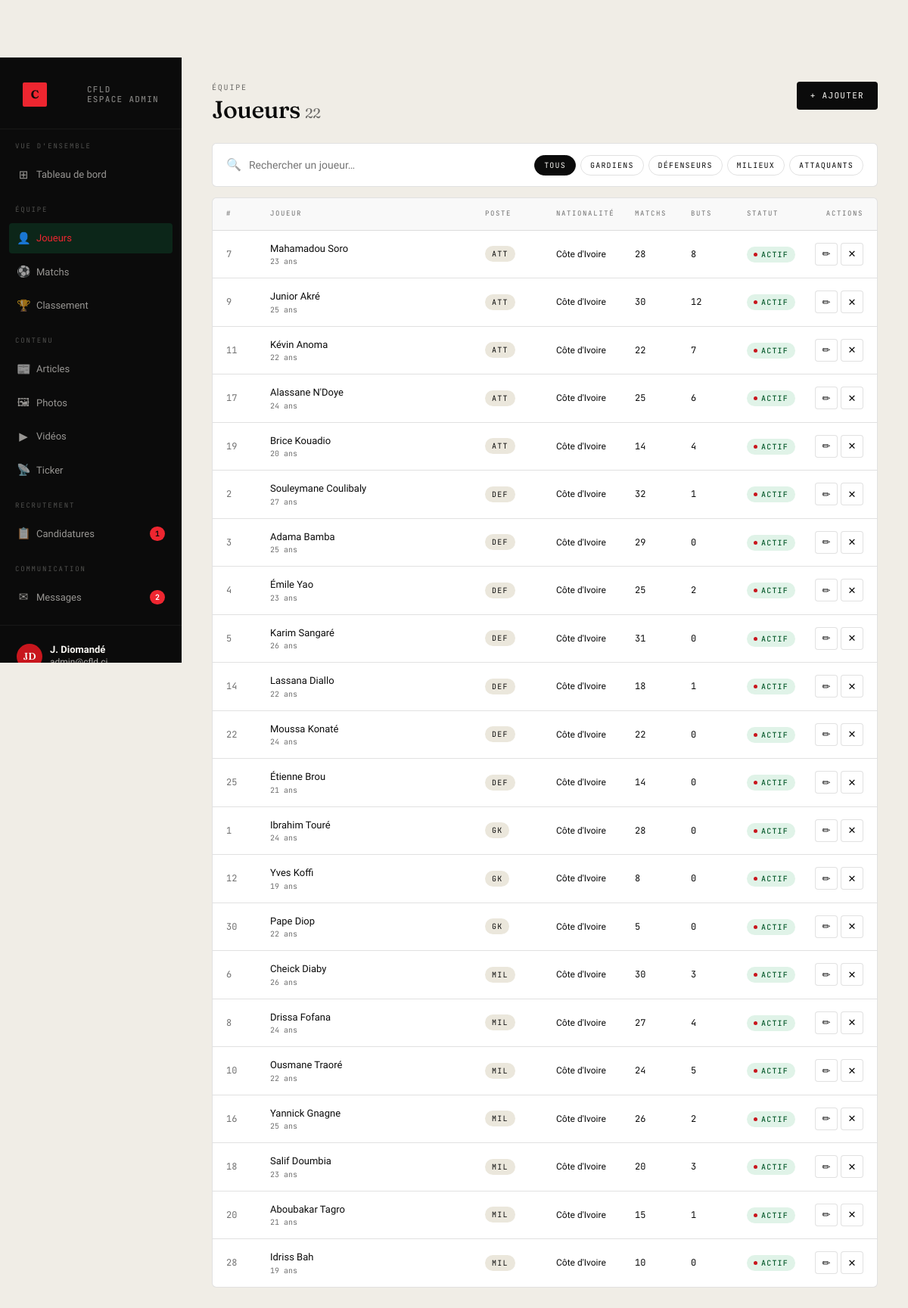
Before: /admin-cfld/joueurs/ (signed in) with the older database file.
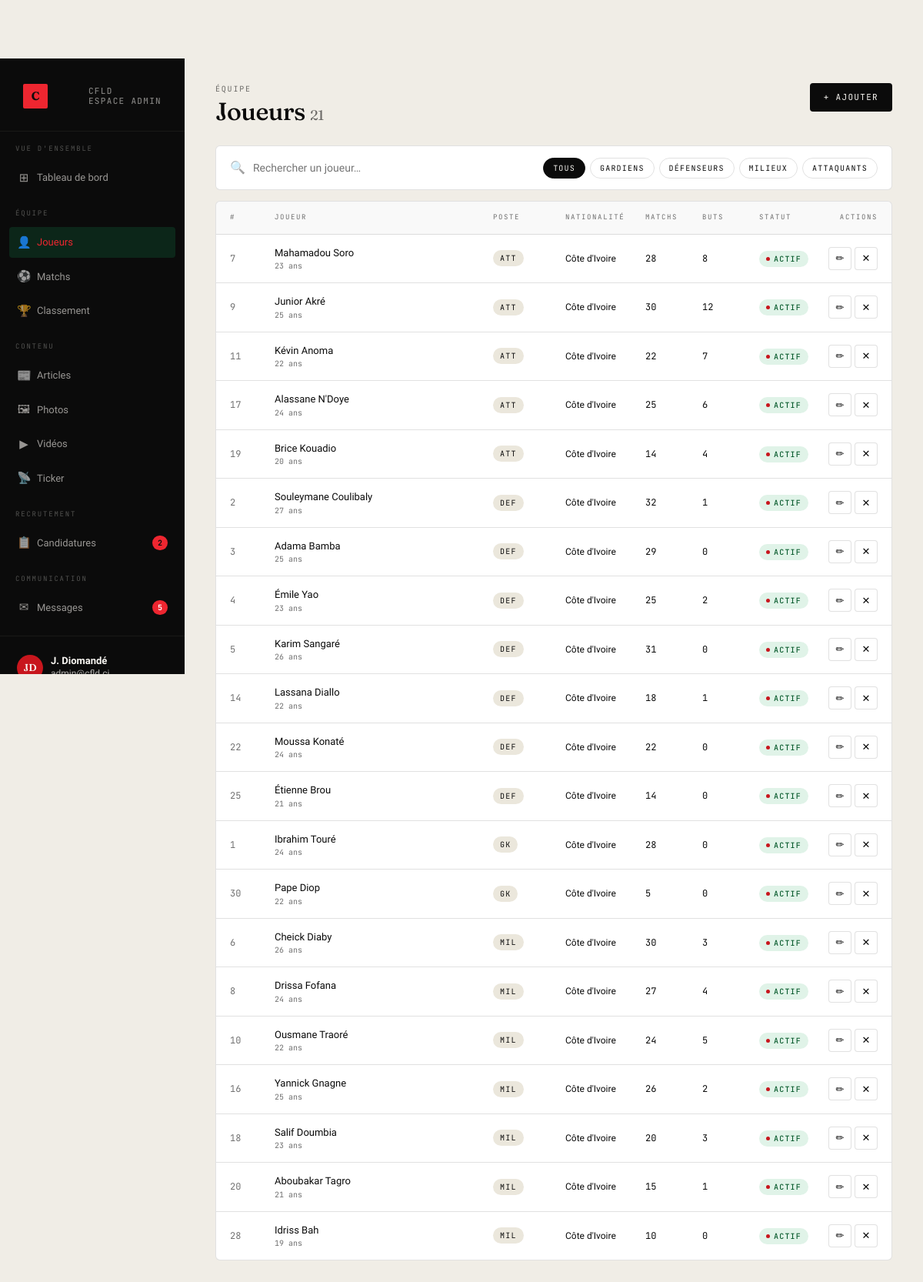
After: the same page with the newer database file.
### effectif/models.py (models this page shows, shortened)
class Joueur(models.Model):
    POSTE_CHOICES = [
        ('GK', 'Gardien'),
        ('DEF', 'Défenseur'),
        ('MIL', 'Milieu'),
        ('ATT', 'Attaquant'),
    ]
    nom = models.CharField(max_length=100)
    prenom = models.CharField(max_length=100)
    numero = models.PositiveSmallIntegerField()
    poste = models.CharField(max_length=3, choices=POSTE_CHOICES)
    age = models.PositiveSmallIntegerField()
    matchs_joues = models.PositiveSmallIntegerField(default=0)
    buts = models.PositiveSmallIntegerField(default=0)
    nationalite = models.CharField(max_length=60, default="Côte d'Ivoire")
    photo = models.ImageField(upload_to='effectif/', blank=True, null=True)
    actif = models.BooleanField(default=True)
    class Meta:
        ordering = ['poste', 'numero']
        verbose_name = 'Joueur'
        verbose_name_plural = 'Joueurs'

### recrutement/admin_views.py (the view)
# urls.py: path('joueurs/',                  v.admin_joueurs,       name='admin_joueurs'),
@staff_required
def admin_joueurs(request):
    q     = request.GET.get('q', '')
    poste = request.GET.get('poste', 'all')
    qs    = Joueur.objects.all()
    if q:
        qs = qs.filter(nom__icontains=q) | qs.filter(prenom__icontains=q)
    if poste != 'all':
        qs = qs.filter(poste=poste)
    ctx = _base_ctx(request, 'joueurs')
    ctx.update({'joueurs': qs, 'q': q, 'poste_actif': poste,
                'total': Joueur.objects.count()})
    return render(request, 'admin_cfld/joueurs.html', ctx)

### recrutement/admin_views.py (called while the page is built)
def staff_required(view_func):
    @wraps(view_func)
    def wrapper(request, *args, **kwargs):
        if not request.user.is_authenticated or not request.user.is_staff:
            return redirect('login')
        return view_func(request, *args, **kwargs)
    return wrapper

def _base_ctx(request, section=''):
    return {
        'pending_count': Candidature.objects.filter(statut='pending').count(),
        'unread_count':  Message.objects.filter(lu=False).count(),
        'section':       section,
    }

### templates/admin_cfld/joueurs.html (shortened to what this page needs)
{% extends "admin_cfld/base.html" %}
{% block content %}
<div class="page-header">
  <div>
    <span class="eyebrow">Équipe</span>
    <h1>Joueurs <span style="font-size:18px;color:var(--muted);font-weight:400;">{{ total }}</span></h1>
  </div>
  <div class="hd-actions">
    <a href="{% url 'admin_joueur_add' %}" style="display:inline-flex;align-items:center;gap:8px;background:var(--ink);color:var(--paper);padding:10px 18px;border-radius:4px;font-family:var(--font-mono);font-size:11px;letter-spacing:.12em;text-transform:uppercase;text-decoration:none;">
      + Ajouter
    </a>
  </div>
</div>
<form method="get">
  <div class="filter-bar">
    <div class="search-wrap">
      <span class="ico">🔍</span>
      <input type="text" name="q" value="{{ q }}" placeholder="Rechercher un joueur…" autofocus>
    </div>
    <div class="f-pills">
      <a href="?" class="f-pill {% if poste_actif == 'all' %}active{% endif %}">Tous</a>
      <a href="?poste=GK{% if q %}&q={{ q }}{% endif %}" class="f-pill {% if poste_actif == 'GK' %}active{% endif %}">Gardiens</a>
      <a href="?poste=DEF{% if q %}&q={{ q }}{% endif %}" class="f-pill {% if poste_actif == 'DEF' %}active{% endif %}">Défenseurs</a>
      <a href="?poste=MIL{% if q %}&q={{ q }}{% endif %}" class="f-pill {% if poste_actif == 'MIL' %}active{% endif %}">Milieux</a>
      <a href="?poste=ATT{% if q %}&q={{ q }}{% endif %}" class="f-pill {% if poste_actif == 'ATT' %}active{% endif %}">Attaquants</a>
    </div>
  </div>
</form>
<div class="t-wrap">
  <div class="t-row t-head" style="grid-template-columns:44px 1fr 80px 90px 60px 60px 60px 80px;">
    <div>#</div>
    <div>Joueur</div>
    <div>Poste</div>
    <div>Nationalité</div>
    <div>Matchs</div>
    <div>Buts</div>
    <div>Statut</div>
    <div style="text-align:right;">Actions</div>
  </div>
  {% for j in joueurs %}
  <div class="t-row" id="row-j{{ j.pk }}" style="grid-template-columns:44px 1fr 80px 90px 60px 60px 60px 80px;">
    <div style="font-family:var(--font-mono);font-size:12px;color:var(--muted);">{{ j.numero }}</div>
    <div>
      <div style="font-weight:500;">{{ j.prenom }} {{ j.nom }}</div>
      <div style="font-family:var(--font-mono);font-size:10px;color:var(--muted);">{{ j.age }} ans</div>
    </div>
    <div><span class="pill">{{ j.poste }}</span></div>
    <div style="font-size:12px;">{{ j.nationalite }}</div>
    <div style="font-family:var(--font-mono);font-size:12px;">{{ j.matchs_joues }}</div>
    <div style="font-family:var(--font-mono);font-size:12px;">{{ j.buts }}</div>
    <div>
      {% if j.actif %}
        <span class="badge-status bs-accepted">Actif</span>
      {% else %}
        <span class="badge-status bs-refused">Inactif</span>
      {% endif %}
    </div>
    <div class="actions">
      <a href="{% url 'admin_joueur_edit' j.pk %}" class="t-btn" title="Modifier">✏</a>
      <button class="t-btn del" title="Supprimer" onclick="confirmDelete('{% url 'admin_joueur_delete' j.pk %}', document.getElementById('row-j{{ j.pk }}'))">✕</button>
    </div>
  </div>
  {% empty %}
  <div class="empty-state">Aucun joueur trouvé</div>
  {% endfor %}
</div>
{% endblock %}

### templates/admin_cfld/base.html (shortened to what this page needs)
{% load static %}
<!doctype html>
<html lang="fr">
<head>
<link rel="stylesheet" href="{% static 'style.css' %}">
</head>
<body>
<div class="admin-shell">
  <aside class="sidebar">
    <div class="sidebar-top">
      <a href="{% url 'admin_dashboard' %}" class="sidebar-brand">
        <span class="bm">C</span>
        <span class="bt">CFLD<br>Espace admin</span>
      </a>
    </div>
    <nav class="sidebar-nav">
      <div class="nav-section">Vue d'ensemble</div>
      <a href="{% url 'admin_dashboard' %}" {% if section == 'dashboard' %}class="active"{% endif %}>
        <span class="icon">⊞</span><span class="lbl">Tableau de bord</span>
      </a>
      <div class="nav-section">Équipe</div>
      <a href="{% url 'admin_joueurs' %}" {% if section == 'joueurs' %}class="active"{% endif %}>
        <span class="icon">👤</span><span class="lbl">Joueurs</span>
      </a>
      <a href="{% url 'admin_matchs' %}" {% if section == 'matchs' %}class="active"{% endif %}>
        <span class="icon">⚽</span><span class="lbl">Matchs</span>
      </a>
      <a href="{% url 'admin_classement' %}" {% if section == 'classement' %}class="active"{% endif %}>
        <span class="icon">🏆</span><span class="lbl">Classement</span>
      </a>
      <div class="nav-section">Contenu</div>
      <a href="{% url 'admin_articles' %}" {% if section == 'articles' %}class="active"{% endif %}>
        <span class="icon">📰</span><span class="lbl">Articles</span>
      </a>
      <a href="{% url 'admin_photos' %}" {% if section == 'photos' %}class="active"{% endif %}>
        <span class="icon">🖼</span><span class="lbl">Photos</span>
      </a>
      <a href="{% url 'admin_videos' %}" {% if section == 'videos' %}class="active"{% endif %}>
        <span class="icon">▶</span><span class="lbl">Vidéos</span>
      </a>
      <a href="{% url 'admin_ticker' %}" {% if section == 'ticker' %}class="active"{% endif %}>
        <span class="icon">📡</span><span class="lbl">Ticker</span>
      </a>
      <div class="nav-section">Recrutement</div>
      <a href="{% url 'admin_candidatures' %}" {% if section == 'candidatures' %}class="active"{% endif %}>
        <span class="icon">📋</span><span class="lbl">Candidatures</span>
        {% if pending_count %}<span class="badge">{{ pending_count }}</span>{% endif %}
      </a>
      <div class="nav-section">Communication</div>
      <a href="{% url 'admin_messages' %}" {% if section == 'messages' %}class="active"{% endif %}>
        <span class="icon">✉</span><span class="lbl">Messages</span>
        {% if unread_count %}<span class="badge red">{{ unread_count }}</span>{% endif %}
      </a>
    </nav>
    <div class="sidebar-footer">
      <div class="sidebar-user">
        <div class="av">{{ request.user.first_name|slice:":1"|upper }}{{ request.user.last_name|slice:":1"|upper }}</div>
        <div class="info">
          <strong>{{ request.user.get_full_name|default:request.user.username }}</strong>
          {{ request.user.email }}
        </div>
      </div>
    </div>
  </aside>
  <main class="admin-main">
    {% block content %}{% endblock %}
  </main>
</div>
</body>
</html>

Changed rows visible on the page:
removed Joueur: numero "12", prenom "Yves", nom "Koffi", age "19", poste "GK", nationalite "Côte d'Ivoire", matchs_joues "8", buts "0", actif "ACTIF"
Other visible differences:
{{ pending_count }}: "1" → "2"
{{ unread_count }}: "2" → "5"
{{ total }}: "22" → "21"
